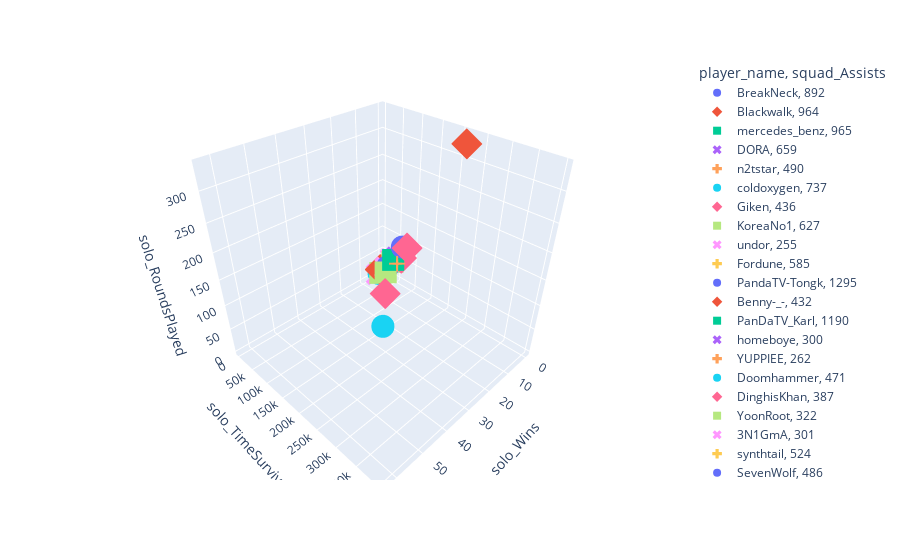

Notebook source saved alongside this figure:
### Code cell
import plotly.express as px

# color='player_name': This parameter assigns colors to the data points based on the 'player_name' column in the DataFrame.
# Each unique 'player_name' will have a different color.
# symbol='squad_Assists': This parameter assigns different symbols (markers) to the data points based on the 'squad_Assists' column in the DataFrame.
# Different values of 'squad_Assists' will result in different marker symbols.

fig = px.scatter_3d(df_bar_pubg, x='solo_Wins', y='solo_TimeSurvived', z='solo_RoundsPlayed',
                    color='player_name', symbol='squad_Assists')
fig.show()

### Figure 1 — Plotly figure (JSON) as saved in the notebook; plotly's stock layout.template omitted (floating-point values rounded to 4 significant figures)
{"data": [{"hovertemplate": "player_name=BreakNeck<br>squad_Assists=892<br>solo_Wins=%{x}<br>solo_TimeSurvived=%{y}<br>solo_RoundsPlayed=%{z}<extra></extra>", "legendgroup": "BreakNeck, 892", "marker": {"color": "#636efa", "symbol": "circle"}, "mode": "markers", "name": "BreakNeck, 892", "scene": "scene", "showlegend": true, "type": "scatter3d", "x": [3], "y": [18470.0], "z": [17]}, {"hovertemplate": "player_name=Blackwalk<br>squad_Assists=964<br>solo_Wins=%{x}<br>solo_TimeSurvived=%{y}<br>solo_RoundsPlayed=%{z}<extra></extra>", "legendgroup": "Blackwalk, 964", "marker": {"color": "#EF553B", "symbol": "diamond"}, "mode": "markers", "name": "Blackwalk, 964", "scene": "scene", "showlegend": true, "type": "scatter3d", "x": [6], "y": [33010.0], "z": [33]}, {"hovertemplate": "player_name=mercedes_benz<br>squad_Assists=965<br>solo_Wins=%{x}<br>solo_TimeSurvived=%{y}<br>solo_RoundsPlayed=%{z}<extra></extra>", "legendgroup": "mercedes_benz, 965", "marker": {"color": "#00cc96", "symbol": "square"}, "mode": "markers", "name": "mercedes_benz, 965", "scene": "scene", "showlegend": true, "type": "scatter3d", "x": [0], "y": [4330.0], "z": [5]}, {"hovertemplate": "player_name=DORA<br>squad_Assists=659<br>solo_Wins=%{x}<br>solo_TimeSurvived=%{y}<br>solo_RoundsPlayed=%{z}<extra></extra>", "legendgroup": "DORA, 659", "marker": {"color": "#ab63fa", "symbol": "x"}, "mode": "markers", "name": "DORA, 659", "scene": "scene", "showlegend": true, "type": "scatter3d", "x": [4], "y": [13420.0], "z": [8]}, {"hovertemplate": "player_name=n2tstar<br>squad_Assists=490<br>solo_Wins=%{x}<br>solo_TimeSurvived=%{y}<br>solo_RoundsPlayed=%{z}<extra></extra>", "legendgroup": "n2tstar, 490", "marker": {"color": "#FFA15A", "symbol": "cross"}, "mode": "markers", "name": "n2tstar, 490", "scene": "scene", "showlegend": true, "type": "scatter3d", "x": [2], "y": [9841.0], "z": [6]}, {"hovertemplate": "player_name=coldoxygen<br>squad_Assists=737<br>solo_Wins=%{x}<br>solo_TimeSurvived=%{y}<br>solo_RoundsPlayed=%{z}<extra></extra>", "legendgroup": "coldoxygen, 737", "marker": {"color": "#19d3f3", "symbol": "circle"}, "mode": "markers", "name": "coldoxygen, 737", "scene": "scene", "showlegend": true, "type": "scatter3d", "x": [5], "y": [22000.0], "z": [16]}, {"hovertemplate": "player_name=Giken<br>squad_Assists=436<br>solo_Wins=%{x}<br>solo_TimeSurvived=%{y}<br>solo_RoundsPlayed=%{z}<extra></extra>", "legendgroup": "Giken, 436", "marker": {"color": "#FF6692", "symbol": "diamond"}, "mode": "markers", "name": "Giken, 436", "scene": "scene", "showlegend": true, "type": "scatter3d", "x": [12], "y": [148100.0], "z": [142]}, {"hovertemplate": "player_name=KoreaNo1<br>squad_Assists=627<br>solo_Wins=%{x}<br>solo_TimeSurvived=%{y}<br>solo_RoundsPlayed=%{z}<extra></extra>", "legendgroup": "KoreaNo1, 627", "marker": {"color": "#B6E880", "symbol": "square"}, "mode": "markers", "name": "KoreaNo1, 627", "scene": "scene", "showlegend": true, "type": "scatter3d", "x": [5], "y": [26090.0], "z": [19]}, {"hovertemplate": "player_name=undor<br>squad_Assists=255<br>solo_Wins=%{x}<br>solo_TimeSurvived=%{y}<br>solo_RoundsPlayed=%{z}<extra></extra>", "legendgroup": "undor, 255", "marker": {"color": "#FF97FF", "symbol": "x"}, "mode": "markers", "name": "undor, 255", "scene": "scene", "showlegend": true, "type": "scatter3d", "x": [6], "y": [49280.0], "z": [44]}, {"hovertemplate": "player_name=Fordune<br>squad_Assists=585<br>solo_Wins=%{x}<br>solo_TimeSurvived=%{y}<br>solo_RoundsPlayed=%{z}<extra></extra>", "legendgroup": "Fordune, 585", "marker": {"color": "#FECB52", "symbol": "cross"}, "mode": "markers", "name": "Fordune, 585", "scene": "scene", "showlegend": true, "type": "scatter3d", "x": [2], "y": [10280.0], "z": [8]}, {"hovertemplate": "player_name=PandaTV-Tongk<br>squad_Assists=1295<br>solo_Wins=%{x}<br>solo_TimeSurvived=%{y}<br>solo_RoundsPlayed=%{z}<extra></extra>", "legendgroup": "PandaTV-Tongk, 1295", "marker": {"color": "#636efa", "symbol": "circle"}, "mode": "markers", "name": "PandaTV-Tongk, 1295", "scene": "scene", "showlegend": true, "type": "scatter3d", "x": [7], "y": [106300.0], "z": [116]}, {"hovertemplate": "player_name=Benny-_-<br>squad_Assists=432<br>solo_Wins=%{x}<br>solo_TimeSurvived=%{y}<br>solo_RoundsPlayed=%{z}<extra></extra>", "legendgroup": "Benny-_-, 432", "marker": {"color": "#EF553B", "symbol": "diamond"}, "mode": "markers", "name": "Benny-_-, 432", "scene": "scene", "showlegend": true, "type": "scatter3d", "x": [4], "y": [233000.0], "z": [335]}, {"hovertemplate": "player_name=PanDaTV_Karl<br>squad_Assists=1190<br>solo_Wins=%{x}<br>solo_TimeSurvived=%{y}<br>solo_RoundsPlayed=%{z}<extra></extra>", "legendgroup": "PanDaTV_Karl, 1190", "marker": {"color": "#00cc96", "symbol": "square"}, "mode": "markers", "name": "PanDaTV_Karl, 1190", "scene": "scene", "showlegend": true, "type": "scatter3d", "x": [9], "y": [91380.0], "z": [87]}, {"hovertemplate": "player_name=homeboye<br>squad_Assists=300<br>solo_Wins=%{x}<br>solo_TimeSurvived=%{y}<br>solo_RoundsPlayed=%{z}<extra></extra>", "legendgroup": "homeboye, 300", "marker": {"color": "#ab63fa", "symbol": "x"}, "mode": "markers", "name": "homeboye, 300", "scene": "scene", "showlegend": true, "type": "scatter3d", "x": [4], "y": [71910.0], "z": [72]}, {"hovertemplate": "player_name=YUPPIEE<br>squad_Assists=262<br>solo_Wins=%{x}<br>solo_TimeSurvived=%{y}<br>solo_RoundsPlayed=%{z}<extra></extra>", "legendgroup": "YUPPIEE, 262", "marker": {"color": "#FFA15A", "symbol": "cross"}, "mode": "markers", "name": "YUPPIEE, 262", "scene": "scene", "showlegend": true, "type": "scatter3d", "x": [3], "y": [31000.0], "z": [23]}, {"hovertemplate": "player_name=Doomhammer<br>squad_Assists=471<br>solo_Wins=%{x}<br>solo_TimeSurvived=%{y}<br>solo_RoundsPlayed=%{z}<extra></extra>", "legendgroup": "Doomhammer, 471", "marker": {"color": "#19d3f3", "symbol": "circle"}, "mode": "markers", "name": "Doomhammer, 471", "scene": "scene", "showlegend": true, "type": "scatter3d", "x": [1], "y": [3638.0], "z": [3]}, {"hovertemplate": "player_name=DinghisKhan<br>squad_Assists=387<br>solo_Wins=%{x}<br>solo_TimeSurvived=%{y}<br>solo_RoundsPlayed=%{z}<extra></extra>", "legendgroup": "DinghisKhan, 387", "marker": {"color": "#FF6692", "symbol": "diamond"}, "mode": "markers", "name": "DinghisKhan, 387", "scene": "scene", "showlegend": true, "type": "scatter3d", "x": [38], "y": [246800.0], "z": [165]}, {"hovertemplate": "player_name=YoonRoot<br>squad_Assists=322<br>solo_Wins=%{x}<br>solo_TimeSurvived=%{y}<br>solo_RoundsPlayed=%{z}<extra></extra>", "legendgroup": "YoonRoot, 322", "marker": {"color": "#B6E880", "symbol": "square"}, "mode": "markers", "name": "YoonRoot, 322", "scene": "scene", "showlegend": true, "type": "scatter3d", "x": [12], "y": [87210.0], "z": [65]}, {"hovertemplate": "player_name=3N1GmA<br>squad_Assists=301<br>solo_Wins=%{x}<br>solo_TimeSurvived=%{y}<br>solo_RoundsPlayed=%{z}<extra></extra>", "legendgroup": "3N1GmA, 301", "marker": {"color": "#FF97FF", "symbol": "x"}, "mode": "markers", "name": "3N1GmA, 301", "scene": "scene", "showlegend": true, "type": "scatter3d", "x": [6], "y": [20930.0], "z": [16]}, {"hovertemplate": "player_name=synthtail<br>squad_Assists=524<br>solo_Wins=%{x}<br>solo_TimeSurvived=%{y}<br>solo_RoundsPlayed=%{z}<extra></extra>", "legendgroup": "synthtail, 524", "marker": {"color": "#FECB52", "symbol": "cross"}, "mode": "markers", "name": "synthtail, 524", "scene": "scene", "showlegend": true, "type": "scatter3d", "x": [2], "y": [45920.0], "z": [45]}, {"hovertemplate": "player_name=SevenWolf<br>squad_Assists=486<br>solo_Wins=%{x}<br>solo_TimeSurvived=%{y}<br>solo_RoundsPlayed=%{z}<extra></extra>", "legendgroup": "SevenWolf, 486", "marker": {"color": "#636efa", "symbol": "circle"}, "mode": "markers", "name": "SevenWolf, 486", "scene": "scene", "showlegend": true, "type": "scatter3d", "x": [7], "y": [62760.0], "z": [55]}, {"hovertemplate": "player_name=FZTEAMLDS<br>squad_Assists=304<br>solo_Wins=%{x}<br>solo_TimeSurvived=%{y}<br>solo_RoundsPlayed=%{z}<extra></extra>", "legendgroup": "FZTEAMLDS, 304", "marker": {"color": "#EF553B", "symbol": "diamond"}, "mode": "markers", "name": "FZTEAMLDS, 304", "scene": "scene", "showlegend": true, "type": "scatter3d", "x": [4], "y": [43120.0], "z": [45]}, {"hovertemplate": "player_name=1125<br>squad_Assists=349<br>solo_Wins=%{x}<br>solo_TimeSurvived=%{y}<br>solo_RoundsPlayed=%{z}<extra></extra>", "legendgroup": "1125, 349", "marker": {"color": "#00cc96", "symbol": "square"}, "mode": "markers", "name": "1125, 349", "scene": "scene", "showlegend": true, "type": "scatter3d", "x": [3], "y": [11730.0], "z": [9]}, {"hovertemplate": "player_name=BombBurst<br>squad_Assists=642<br>solo_Wins=%{x}<br>solo_TimeSurvived=%{y}<br>solo_RoundsPlayed=%{z}<extra></extra>", "legendgroup": "BombBurst, 642", "marker": {"color": "#ab63fa", "symbol": "x"}, "mode": "markers", "name": "BombBurst, 642", "scene": "scene", "showlegend": true, "type": "scatter3d", "x": [2], "y": [18490.0], "z": [14]}, {"hovertemplate": "player_name=SILPHTV<br>squad_Assists=187<br>solo_Wins=%{x}<br>solo_TimeSurvived=%{y}<br>solo_RoundsPlayed=%{z}<extra></extra>", "legendgroup": "SILPHTV, 187", "marker": {"color": "#FFA15A", "symbol": "cross"}, "mode": "markers", "name": "SILPHTV, 187", "scene": "scene", "showlegend": true, "type": "scatter3d", "x": [48], "y": [331200.0], "z": [277]}, {"hovertemplate": "player_name=SexyPIG<br>squad_Assists=203<br>solo_Wins=%{x}<br>solo_TimeSurvived=%{y}<br>solo_RoundsPlayed=%{z}<extra></extra>", "legendgroup": "SexyPIG, 203", "marker": {"color": "#19d3f3", "symbol": "circle"}, "mode": "markers", "name": "SexyPIG, 203", "scene": "scene", "showlegend": true, "type": "scatter3d", "x": [63], "y": [397000.0], "z": [265]}, {"hovertemplate": "player_name=TOP_94<br>squad_Assists=380<br>solo_Wins=%{x}<br>solo_TimeSurvived=%{y}<br>solo_RoundsPlayed=%{z}<extra></extra>", "legendgroup": "TOP_94, 380", "marker": {"color": "#FF6692", "symbol": "diamond"}, "mode": "markers", "name": "TOP_94, 380", "scene": "scene", "showlegend": true, "type": "scatter3d", "x": [4], "y": [87510.0], "z": [77]}, {"hovertemplate": "player_name=zeggi<br>squad_Assists=418<br>solo_Wins=%{x}<br>solo_TimeSurvived=%{y}<br>solo_RoundsPlayed=%{z}<extra></extra>", "legendgroup": "zeggi, 418", "marker": {"color": "#B6E880", "symbol": "square"}, "mode": "markers", "name": "zeggi, 418", "scene": "scene", "showlegend": true, "type": "scatter3d", "x": [3], "y": [53550.0], "z": [52]}, {"hovertemplate": "player_name=baoli6666666<br>squad_Assists=636<br>solo_Wins=%{x}<br>solo_TimeSurvived=%{y}<br>solo_RoundsPlayed=%{z}<extra></extra>", "legendgroup": "baoli6666666, 636", "marker": {"color": "#FF97FF", "symbol": "x"}, "mode": "markers", "name": "baoli6666666, 636", "scene": "scene", "showlegend": true, "type": "scatter3d", "x": [3], "y": [47970.0], "z": [56]}, {"hovertemplate": "player_name=Toadoo1<br>squad_Assists=356<br>solo_Wins=%{x}<br>solo_TimeSurvived=%{y}<br>solo_RoundsPlayed=%{z}<extra></extra>", "legendgroup": "Toadoo1, 356", "marker": {"color": "#FECB52", "symbol": "cross"}, "mode": "markers", "name": "Toadoo1, 356", "scene": "scene", "showlegend": true, "type": "scatter3d", "x": [2], "y": [25090.0], "z": [22]}], "layout": {"legend": {"title": {"text": "player_name, squad_Assists"}, "tracegroupgap": 0}, "margin": {"t": 60}, "scene": {"domain": {"x": [0, 1], "y": [0, 1]}, "xaxis": {"title": {"text": "solo_Wins"}}, "yaxis": {"title": {"text": "solo_TimeSurvived"}}, "zaxis": {"title": {"text": "solo_RoundsPlayed"}}}}}
